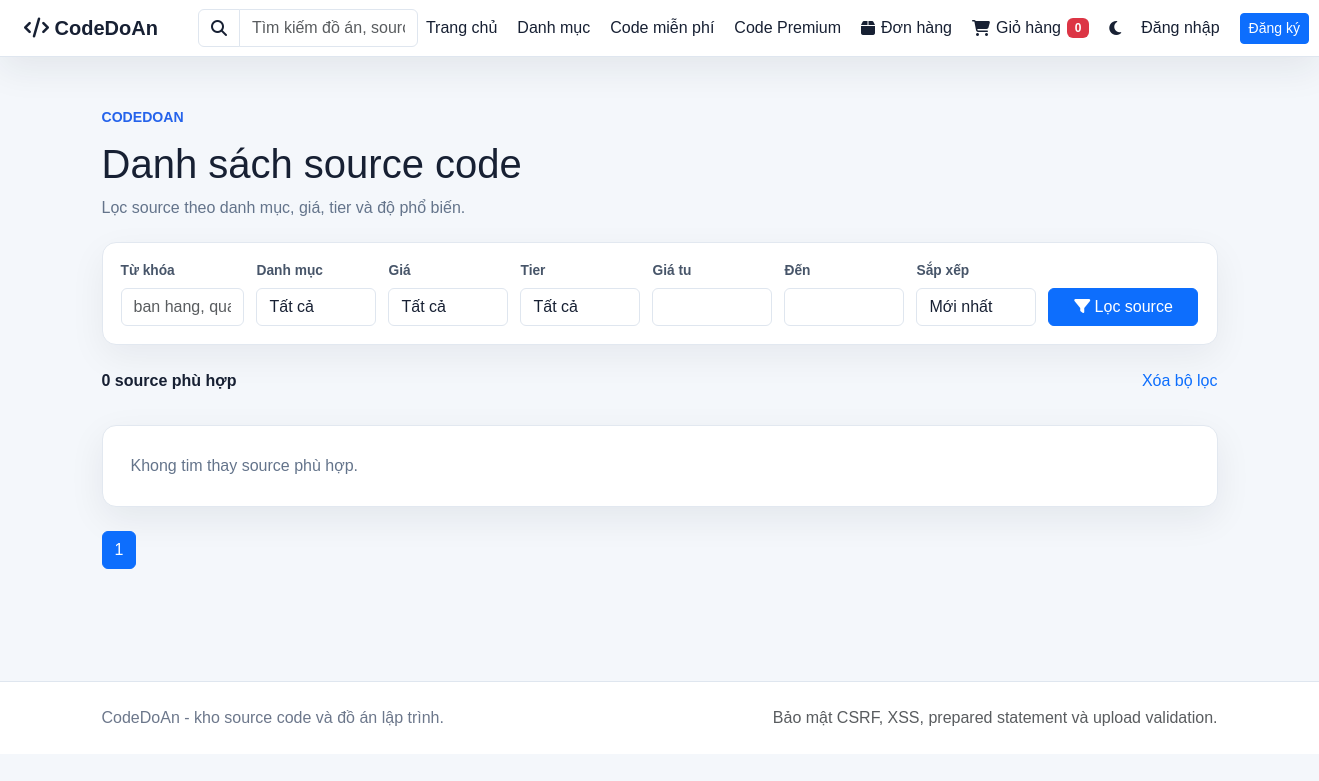
/projects/search.php, run on an earlier commit of the app's database.
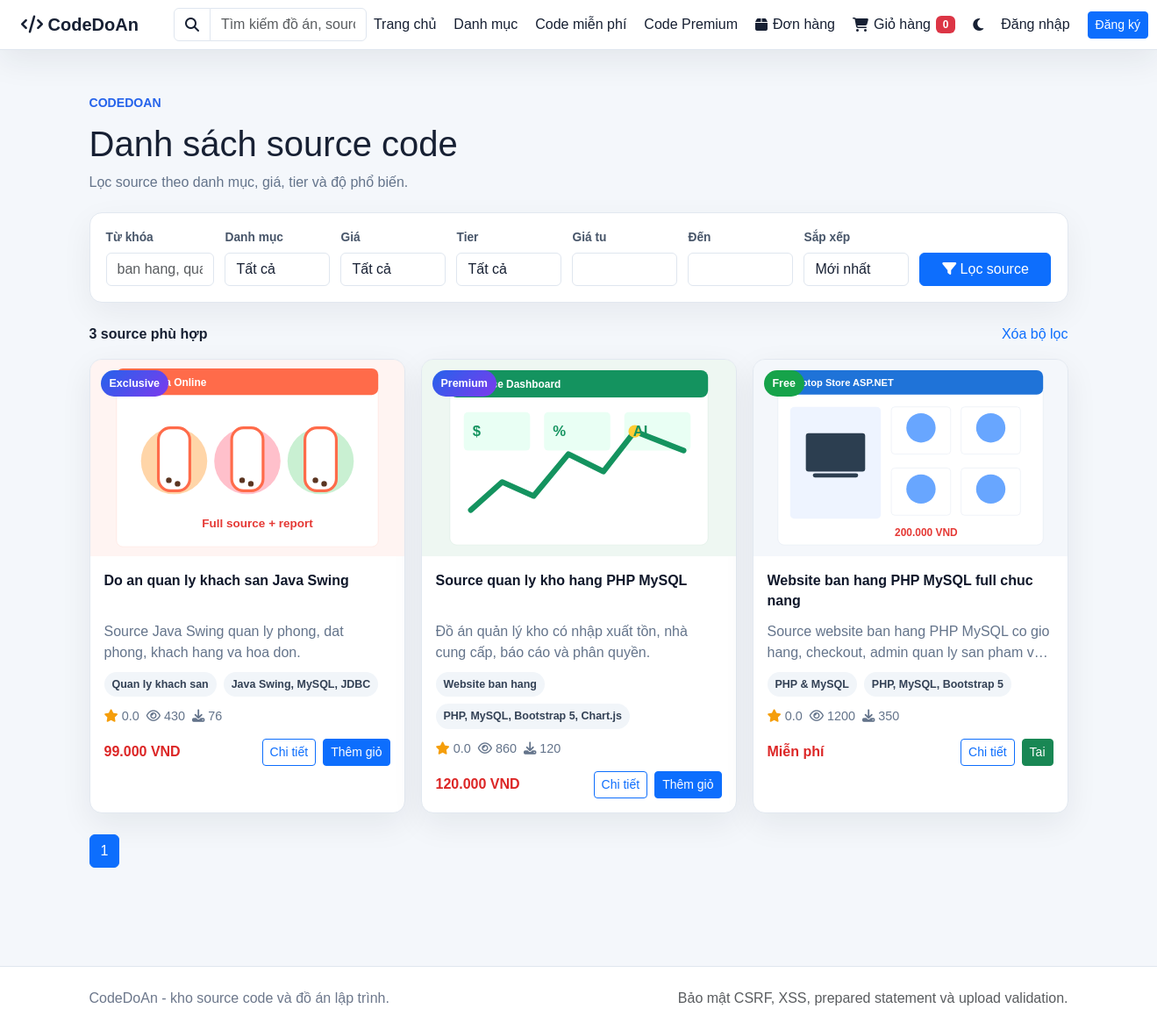
And on a later commit of the database.
### tables this page shows
CREATE TABLE projects (
    id INT AUTO_INCREMENT PRIMARY KEY,
    user_id INT,
    category_id INT,
    title VARCHAR(255),
    slug VARCHAR(255),
    meta_title VARCHAR(255),
    short_description VARCHAR(255),
    description TEXT,
    tech_stack VARCHAR(255),
    version VARCHAR(50),
    file_size VARCHAR(50),
    demo_link VARCHAR(255),
    video_demo VARCHAR(255),
    install_guide TEXT,
    main_features TEXT,
    views INT DEFAULT 0,
    downloads_count INT DEFAULT 0,
    image VARCHAR(255),
    source_file VARCHAR(255),
    price INT DEFAULT 0,
    sale_price INT DEFAULT 0,
    is_free TINYINT(1) DEFAULT 0,
    tier ENUM('basic','premium','exclusive') DEFAULT 'basic',
    is_featured TINYINT(1) DEFAULT 0,
    is_hot TINYINT(1) DEFAULT 0,
    downloads INT DEFAULT 0,
    status ENUM('pending','approved','rejected','hidden') DEFAULT 'pending',
    created_at TIMESTAMP DEFAULT CURRENT_TIMESTAMP
);

CREATE TABLE categories (
    id INT AUTO_INCREMENT PRIMARY KEY,
    name VARCHAR(100),
    slug VARCHAR(120)
);

### config.php (called while the page is built, shortened)
<?php
$host = 'localhost';
$user = 'root';
$pass = '';
$db = 'project_share';
$conn = mysqli_connect($host, $user, $pass, $db);
mysqli_set_charset($conn, 'utf8mb4');
function base_url(string $path = ''): string
{
    $documentRoot = str_replace('\\', '/', realpath($_SERVER['DOCUMENT_ROOT'] ?? __DIR__) ?: __DIR__);
    $appRoot = str_replace('\\', '/', __DIR__);
    $base = '/' . trim(str_replace($documentRoot, '', $appRoot), '/');
    $base = $base === '/' ? '' : $base;
    return rtrim($base, '/') . '/' . ltrim($path, '/');
}
function db_query(string $sql, array $params = [], string $types = '')
{
    global $conn;
    if (!$params) {
        return mysqli_query($conn, $sql);
    }
    $stmt = mysqli_prepare($conn, $sql);
    mysqli_stmt_bind_param($stmt, $types, ...$params);
    mysqli_stmt_execute($stmt);
    return mysqli_stmt_get_result($stmt) ?: $stmt;
}
function db_all(string $sql, array $params = [], string $types = ''): array
{
    $result = db_query($sql, $params, $types);
    return $result instanceof mysqli_result ? mysqli_fetch_all($result, MYSQLI_ASSOC) : [];
}
function db_one(string $sql, array $params = [], string $types = ''): ?array
{
    $result = db_query($sql, $params, $types);
    $row = mysqli_fetch_assoc($result);
    return $row ?: null;
}
function e($value): string
{
    return htmlspecialchars((string) $value, ENT_QUOTES, 'UTF-8');
}
function money($value): string
{
    $amount = (int) $value;
    return $amount > 0 ? number_format($amount, 0, ',', '.') . ' VND' : 'Miễn phí';
}
function project_price(array $project): int
{
    $salePrice = (int) ($project['sale_price'] ?? 0);
    $price = (int) ($project['price'] ?? 0);
    return $salePrice > 0 ? $salePrice : $price;
}

### projects/search.php (the view, shortened to what the changed rows need)
<?php
require_once dirname(__DIR__) . '/config.php';
$sort = $_GET['sort'] ?? 'latest';
$page = max(1, (int) ($_GET['page'] ?? 1));
$limit = 12;
$offset = ($page - 1) * $limit;
$where = ["projects.status = 'approved'"];
$params = [];
$types = '';
$orderBy = match ($sort) {
    'downloads' => 'projects.downloads_count DESC, projects.downloads DESC',
    'views' => 'projects.views DESC',
    'rating' => 'avg_star DESC',
    'price_asc' => 'final_price ASC',
    'price_desc' => 'final_price DESC',
    default => 'projects.id DESC',
};
$whereSql = implode(' AND ', $where);
$countRow = db_one(
    "SELECT COUNT(DISTINCT projects.id) AS total
     FROM projects
     JOIN categories ON categories.id = projects.category_id
     WHERE $whereSql",
    $params,
    $types
);
$total = (int) ($countRow['total'] ?? 0);
$totalPage = max(1, (int) ceil($total / $limit));
$projects = db_all(
    "SELECT projects.*, users.name AS author_name, categories.name AS category_name,
        COALESCE(AVG(ratings.star), 0) AS avg_star,
        COUNT(DISTINCT ratings.id) AS rating_count,
        CASE WHEN projects.sale_price > 0 THEN projects.sale_price ELSE projects.price END AS final_price
     FROM projects
     JOIN users ON users.id = projects.user_id
     JOIN categories ON categories.id = projects.category_id
     LEFT JOIN ratings ON ratings.project_id = projects.id
     WHERE $whereSql
     GROUP BY projects.id
     ORDER BY $orderBy, projects.id DESC
     LIMIT ?, ?",
    array_merge($params, [$offset, $limit]),
    $types . 'ii'
);
?>
<?php include dirname(__DIR__) . '/includes/header.php'; ?>
<main class="container py-5 marketplace-list">
    <div class="section-heading">
        <div>
            <h1>Danh sách source code</h1>
        </div>
    </div>
    <form method="GET" class="filter-panel mb-4">
        <div>
        </div>
        <div>
        </div>
        <div>
        </div>
        <div>
        </div>
        <div>
        </div>
        <div>
        </div>
        <div>
        </div>
        <div class="filter-actions">
        </div>
    </form>
    <div class="d-flex justify-content-between align-items-center mb-3">
        <strong><?php echo $total; ?> source phù hợp</strong>
        <a href="<?php echo e(base_url('projects/search.php')); ?>">Xóa bộ lọc</a>
    </div>
    <div class="source-grid">
        <?php foreach ($projects as $row) {
            $isFree = (int) $row['is_free'] === 1 || ((int) $row['price'] === 0 && (int) $row['sale_price'] === 0);
            $price = project_price($row);
        ?>
            <article class="source-card">
                <a class="source-thumb" href="<?php echo e(base_url('projects/detail.php?id=' . (int) $row['id'] . '&slug=' . $row['slug'])); ?>">
                    <img src="<?php echo e(base_url('uploads/images/' . $row['image'])); ?>" alt="<?php echo e($row['title']); ?>">
                    <span class="source-badge <?php echo $isFree ? 'source-badge-free' : 'source-badge-premium'; ?>"><?php echo $isFree ? 'Free' : ucfirst($row['tier']); ?></span>
                </a>
                <div class="source-body">
                    <a class="source-title" href="<?php echo e(base_url('projects/detail.php?id=' . (int) $row['id'] . '&slug=' . $row['slug'])); ?>"><?php echo e($row['title']); ?></a>
                    <p><?php echo e($row['short_description'] ?: $row['description']); ?></p>
                    <div class="source-tags"><span><?php echo e($row['category_name']); ?></span><span><?php echo e($row['tech_stack'] ?: 'Source code'); ?></span></div>
                    <div class="source-meta">
                        <span><i class="fa-solid fa-star"></i> <?php echo number_format((float) $row['avg_star'], 1); ?></span>
                        <span><i class="fa-regular fa-eye"></i> <?php echo (int) $row['views']; ?></span>
                        <span><i class="fa-solid fa-download"></i> <?php echo (int) ($row['downloads_count'] ?: $row['downloads']); ?></span>
                    </div>
                    <div class="source-bottom">
                        <div class="source-price"><strong><?php echo $isFree ? 'Miễn phí' : money($price); ?></strong></div>
                        <div class="source-actions">
                            <a class="btn btn-sm btn-outline-primary" href="<?php echo e(base_url('projects/detail.php?id=' . (int) $row['id'] . '&slug=' . $row['slug'])); ?>">Chi tiết</a>
                            <?php if ($isFree) { ?>
                                <a class="btn btn-sm btn-success" href="<?php echo e(base_url('projects/download.php?id=' . (int) $row['id'])); ?>">Tai</a>
                            <?php } else { ?>
                                <form method="POST" action="<?php echo e(base_url('shop/cart_action.php')); ?>">
                                    <button class="btn btn-sm btn-primary">Thêm giỏ</button>
                                </form>
                            <?php } ?>
                        </div>
                    </div>
                </div>
            </article>
        <?php } ?>
    </div>
    <?php if (!$projects) { ?><div class="empty-state mt-3">Khong tim thay source phù hợp.</div><?php } ?>
    <nav class="mt-4">
        <ul class="pagination">
            <?php for ($i = 1; $i <= $totalPage; $i++) {
                $query = $_GET;
                $query['page'] = $i;
            ?>
                <li class="page-item <?php echo $i === $page ? 'active' : ''; ?>">
                    <a class="page-link" href="?<?php echo e(http_build_query($query)); ?>"><?php echo $i; ?></a>
                </li>
            <?php } ?>
        </ul>
    </nav>
</main>
<?php include dirname(__DIR__) . '/includes/footer.php'; ?>

What changed in the data, as far as the page shows it:
added projects: image (picture), tier "Exclusive", title "Do an quan ly khach san Java Swing", short_description "Source Java Swing quan ly phong, dat phong, khach hang va hoa don.", category.name "Quan ly khach san", tech_stack "Java Swing, MySQL, JDBC", avg_star "0.0", views "430", downloads_count "76", money($price) "99.000 VND"
added projects: image (picture), tier "Premium", title "Source quan ly kho hang PHP MySQL", short_description "Đồ án quản lý kho có nhập xuất tồn, nhà cung cấp, báo cáo và phân quyền.", category.name "Website ban hang", tech_stack "PHP, MySQL, Bootstrap 5, Chart.js", avg_star "0.0", views "860", downloads_count "120", sale_price "120.000 VND"
added projects: image (picture), is_free "Free", title "Website ban hang PHP MySQL full chuc nang", short_description "Source website ban hang PHP MySQL co gio hang, checkout, admin quan ly san pham…", category.name "PHP & MySQL", tech_stack "PHP, MySQL, Bootstrap 5", avg_star "0.0", views "1200", downloads_count "350"
Also different on the page:
$total: "0" → "3"
text no longer shown: "Khong tim thay source phù hợp."
